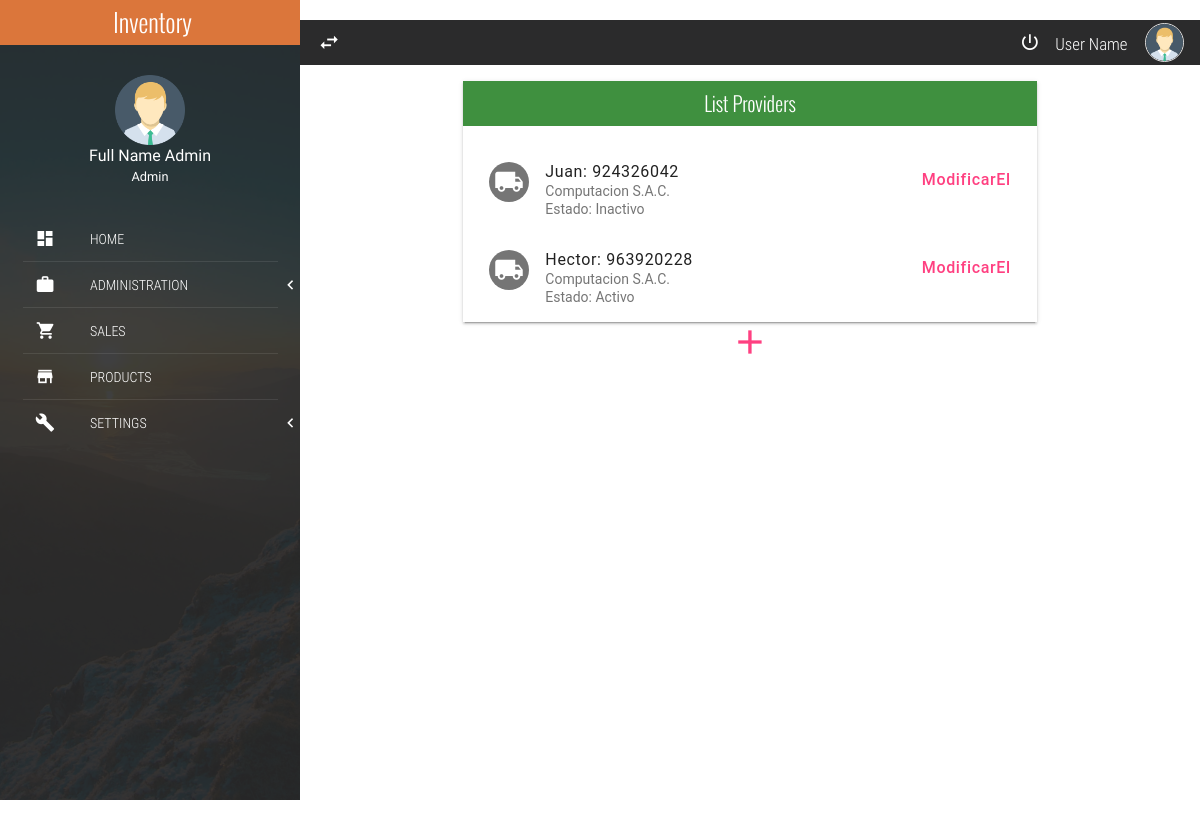
The page /provider/ on the database as committed earlier.
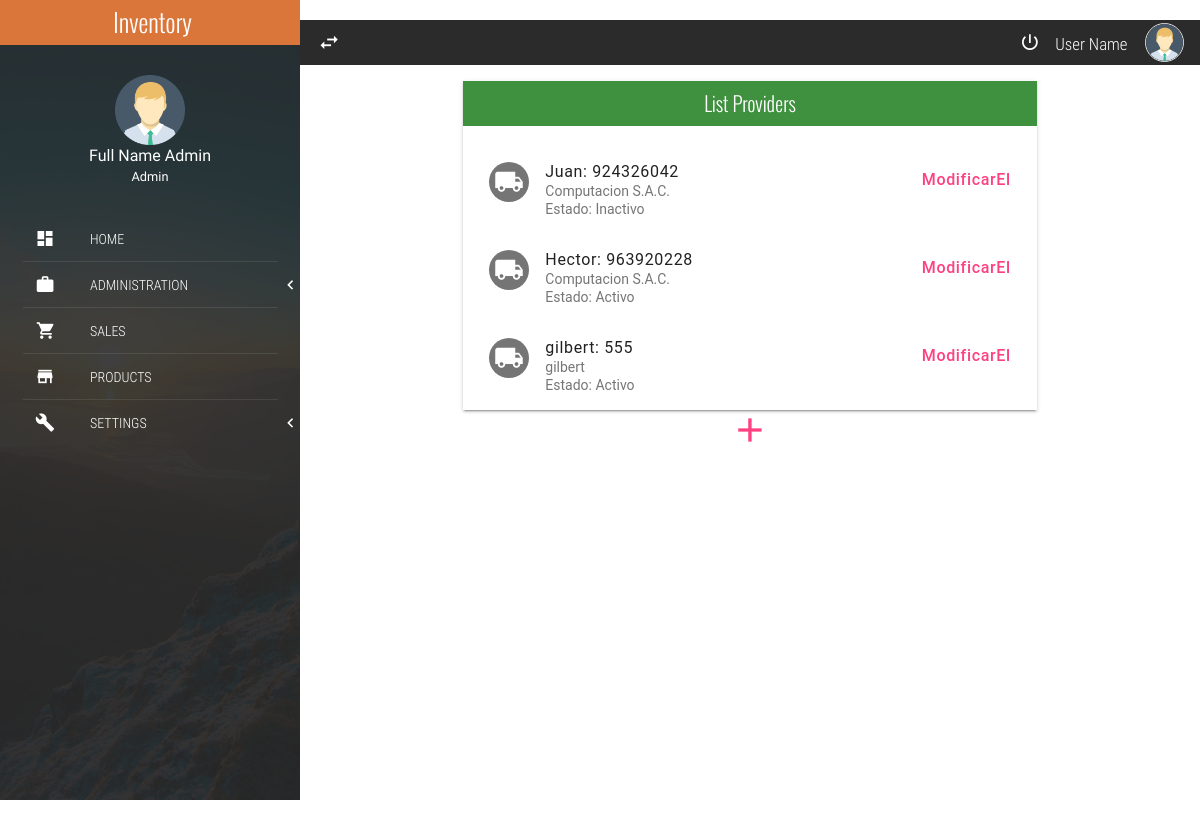
The same page on the database as committed later.
### provider/models.py (models this page shows, shortened)
class Provider(models.Model):
	provider_status = [
		(1,"Activo"),
		(2,"Inactivo"),
	]
	ruc = models.IntegerField()
	razonSocial = models.CharField(max_length = 100)
	persona = models.CharField(max_length = 100)
	direccion = models.CharField(max_length = 200)
	email = models.EmailField(max_length = 254)
	telefono = models.IntegerField()
	estado =  models.IntegerField(
		null=False, blank=False,
		choices=provider_status,
		default=1,
	)

### provider/views.py (the view)
# urls.py: path('provider/', providers, name='provider'),
def providers (request):
	context = {
		'provs' : Provider.objects.all(),
	}
	return render(request, 'provider/proveedores.html',context)

### provider/templates/provider/proveedores.html
{% extends 'index.html' %}
{% block content %}
		<div class="a">
			<div class="mdl-tabs__panel">
				<div class="mdl-grid">
					<div class="mdl-cell mdl-cell--4-col-phone mdl-cell--8-col-tablet mdl-cell--8-col-desktop mdl-cell--2-offset-desktop">
						<div class="full-width panel mdl-shadow--2dp">
							<div class="full-width panel-tittle bg-success text-center tittles">
								List Providers
							</div>
							<div class="full-width panel-content">
								{% for prov in provs %}
									<div class="mdl-list">
									<div class="mdl-list__item mdl-list__item--two-line">
										<span class="mdl-list__item-primary-content">
											<i class="zmdi zmdi-truck mdl-list__item-avatar"></i>
											<span>
												{{prov.persona}}:
												{{prov.telefono}}
											</span>
											<span class="mdl-list__item-sub-title">
												{{prov.razonSocial}}
											</span>
											<p class="mdl-list__item-sub-title">
												{% if prov.estado == 1 %}
													Estado: Activo
												{% else %}
													Estado: Inactivo
												{% endif %}
											</p>
										</span>
										<a class="mdl-list__item-secondary-action" href="{% url 'modificarProveedor' prov.id %}">Modificar</a>
										<a class="mdl-list__item-secondary-action" href="{% url 'eliminarProveedor' prov.id %}"> El</a>
									</div>
								</div>
								{% endfor %}
							</div>
						</div>
						<p class="text-center">
							<a href="{% url 'crearProveedor' %}"
								style="font-size: 40px;"
							>
							<i class="zmdi zmdi-plus"></i></a>
						</p>
					</div>
				</div>
			</div>
		</div>
{% endblock %}

Rows that differ between the two databases and show on the page:
added Provider: persona "gilbert", telefono "555", razonSocial "gilbert", estado "Estado: Activo"
